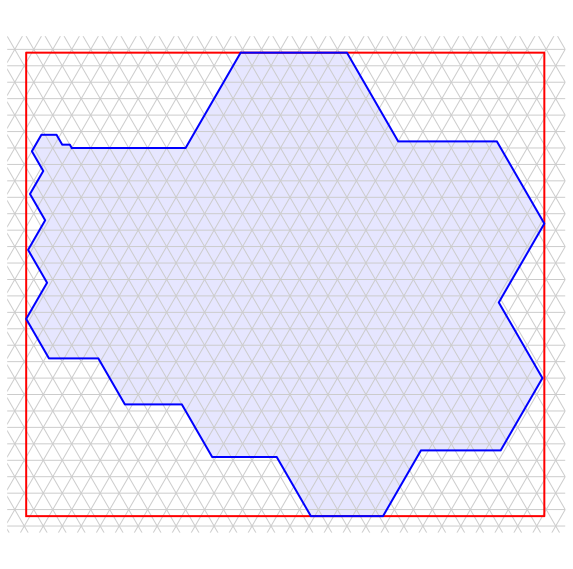

Generate this figure with Python:
import sys
import os
from polyforms.polyiamond import Polyiamond

import matplotlib.pyplot as plt
import matplotlib.path as mpath
import matplotlib.patches as mpatches
import numpy as np

TH = np.sqrt(3)/2

# The perfect 30-gon polyiamond
p = Polyiamond('ABAFAFEFEDEDCDCDCDCBCBCBCBAFAF')
pts = p.get_mod_descartes()

xs = [pt[0] for pt in pts]
ys = [pt[1] for pt in pts]

min_x, max_x = min(xs), max(xs)
min_y, max_y = min(ys), max(ys)

# Add some padding
padding_x = 5
padding_y = 5

left = int(np.floor(min_x)) - padding_x
right = int(np.ceil(max_x)) + padding_x
bottom = int(np.floor(min_y)) - padding_y
top = int(np.ceil(max_y)) + padding_y

# Create figure
fig, ax = plt.subplots(figsize=(10, 10))
ax.axis('equal')
ax.axis('off')
plt.margins(x=0, y=0)

# Set limits
ax.set_xlim(left, right)
ax.set_ylim(bottom * TH, top * TH)

# Create a clipping path for the grid
vertices = np.array([
    [left, bottom * TH],
    [right, bottom * TH],
    [right, top * TH],
    [left, top * TH],
    [0, 0]
])
codes = [
    mpath.Path.MOVETO, mpath.Path.LINETO, mpath.Path.LINETO, mpath.Path.LINETO,
    mpath.Path.CLOSEPOLY
]
clip_path = mpath.Path(vertices, codes)
patch = mpatches.PathPatch(clip_path, transform=ax.transData, fill=False, edgecolor='none')
ax.add_patch(patch)

# Grid lines
def draw_line(x_coords, y_coords, is_dark):
    linewidth = 1.0 if is_dark else 0.25
    color = '#cccccc' if is_dark else '#cccccc'
    line, = ax.plot(x_coords, [y * TH for y in y_coords], color=color, linewidth=linewidth, linestyle='solid')
    line.set_clip_path(patch)

for y in range(bottom, top + 1):
    if y % 5 == 0:
        draw_line([left, right], [y, y], '#cccccc')

# Slanted lines 1
min_c1 = int(np.floor(2 * left - top)) - 5
max_c1 = int(np.ceil(2 * right - bottom)) + 5
for c in range(min_c1, max_c1 + 1):
    if c % 10 == 0:
        draw_line([left, right], [2*left - c, 2*right - c], '#cccccc')

# Slanted lines 2
min_c2 = int(np.floor(2 * left + bottom)) - 5
max_c2 = int(np.ceil(2 * right + top)) + 5
for c in range(min_c2, max_c2 + 1):
    if c % 10 == 0:
        draw_line([left, right], [c - 2*left, c - 2*right], '#cccccc')


# Bounding rectangle
(xmin, xmax, ymin, ymax) = p.get_bounding_rectangle()
rect_xs = [xmin, xmax, xmax, xmin, xmin]
rect_ys = [ymin, ymin, ymax, ymax, ymin]
rect_ys = [yy * TH for yy in rect_ys]
ax.plot(rect_xs, rect_ys, color='red', linewidth=2)


# Draw the polyiamond perimeter
poly_xs = xs + [xs[0]]
poly_ys = [y * TH for y in (ys + [ys[0]])]
ax.fill(poly_xs, poly_ys, color='blue', alpha=0.1)
ax.plot(poly_xs, poly_ys, color='blue', linewidth=2)



plt.savefig('30gon_bounding_rectangle.svg', format='svg', bbox_inches='tight', transparent=True, pad_inches=0.1)

# Remove hardcoded width and height from the generated SVG
with open('30gon_bounding_rectangle.svg', 'r') as f:
    svg_content = f.read()

import re
svg_content = re.sub(r'width="[0-9.]+pt" height="[0-9.]+pt" ', '', svg_content)

with open('30gon_bounding_rectangle.svg', 'w') as f:
    f.write(svg_content)

print("Saved 30gon_bounding_rectangle.svg")
